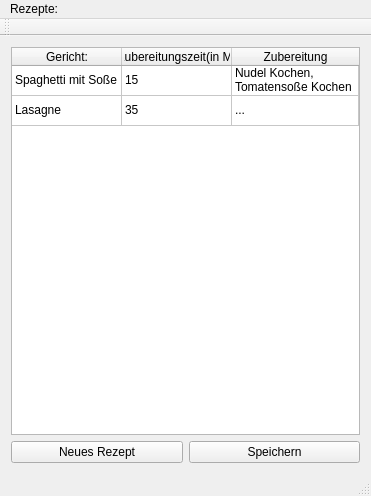
<?xml version="1.0" encoding="UTF-8"?>
<ui version="4.0">
 <class>MainWindow</class>
 <widget class="QMainWindow" name="MainWindow">
  <property name="geometry">
   <rect>
    <x>0</x>
    <y>0</y>
    <width>371</width>
    <height>496</height>
   </rect>
  </property>
  <property name="windowTitle">
   <string>MainWindow</string>
  </property>
  <widget class="QWidget" name="centralWidget">
   <property name="enabled">
    <bool>true</bool>
   </property>
   <layout class="QGridLayout" name="gridLayout_2">
    <item row="2" column="0">
     <widget class="QTableWidget" name="rezepteTable">
      <property name="editTriggers">
       <set>QAbstractItemView::AnyKeyPressed|QAbstractItemView::DoubleClicked|QAbstractItemView::EditKeyPressed</set>
      </property>
      <property name="gridStyle">
       <enum>Qt::SolidLine</enum>
      </property>
      <attribute name="horizontalHeaderVisible">
       <bool>true</bool>
      </attribute>
      <attribute name="horizontalHeaderDefaultSectionSize">
       <number>110</number>
      </attribute>
      <attribute name="horizontalHeaderStretchLastSection">
       <bool>true</bool>
      </attribute>
      <attribute name="verticalHeaderVisible">
       <bool>false</bool>
      </attribute>
      <attribute name="verticalHeaderCascadingSectionResizes">
       <bool>false</bool>
      </attribute>
      <row>
       <property name="text">
        <string>0</string>
       </property>
      </row>
      <row>
       <property name="text">
        <string>1</string>
       </property>
      </row>
      <column>
       <property name="text">
        <string>Gericht:</string>
       </property>
      </column>
      <column>
       <property name="text">
        <string>Zubereitungszeit(in M)</string>
       </property>
      </column>
      <column>
       <property name="text">
        <string>Zubereitung</string>
       </property>
      </column>
      <item row="0" column="0">
       <property name="text">
        <string>Spaghetti mit Soße</string>
       </property>
      </item>
      <item row="0" column="1">
       <property name="text">
        <string>15</string>
       </property>
      </item>
      <item row="0" column="2">
       <property name="text">
        <string>Nudel Kochen, Tomatensoße Kochen</string>
       </property>
      </item>
      <item row="1" column="0">
       <property name="text">
        <string>Lasagne</string>
       </property>
      </item>
      <item row="1" column="1">
       <property name="text">
        <string>35</string>
       </property>
      </item>
      <item row="1" column="2">
       <property name="text">
        <string>...</string>
       </property>
      </item>
     </widget>
    </item>
    <item row="8" column="0" rowspan="2">
     <layout class="QHBoxLayout" name="horizontalLayout_2">
      <item>
       <widget class="QPushButton" name="newEntryButton">
        <property name="text">
         <string>Neues Rezept</string>
        </property>
       </widget>
      </item>
      <item>
       <widget class="QPushButton" name="saveButton">
        <property name="text">
         <string>Speichern</string>
        </property>
       </widget>
      </item>
     </layout>
    </item>
   </layout>
  </widget>
  <widget class="QMenuBar" name="menuBar">
   <property name="geometry">
    <rect>
     <x>0</x>
     <y>0</y>
     <width>371</width>
     <height>21</height>
    </rect>
   </property>
   <widget class="QMenu" name="menuRezepte">
    <property name="title">
     <string>Rezepte:</string>
    </property>
   </widget>
   <addaction name="menuRezepte"/>
  </widget>
  <widget class="QToolBar" name="mainToolBar">
   <attribute name="toolBarArea">
    <enum>TopToolBarArea</enum>
   </attribute>
   <attribute name="toolBarBreak">
    <bool>false</bool>
   </attribute>
  </widget>
  <widget class="QStatusBar" name="statusBar"/>
 </widget>
 <layoutdefault spacing="6" margin="11"/>
 <resources/>
 <connections/>
</ui>
